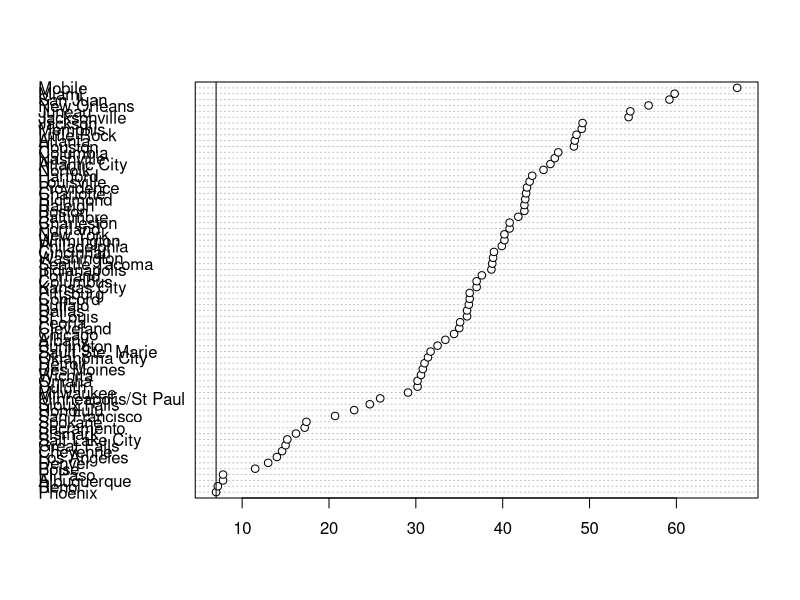

R code for this plot:
# precip

#  - dotchart, sorted ascending
#  - 80/20: put a line or color the 80% of total precipitation
#  (this makes little sense since not all cities are there)
#  - color by state


data = data.frame(city = names(precip), rainfall = precip)
data = data[order(data$rainfall), ]
dotchart(data$rainfall, labels=data$city)

# drawing a line through the 80%
cumulative = cumsum(data$rainfall) / sum(data$rainfall)
abline(v = min(data$rainfall[cumulative < 0.8]))

# saving the csv
setwd('~/Documents/learn/d3_dotchart')
write.csv(data, 'rainfall.csv', row.names=FALSE, quote=FALSE)